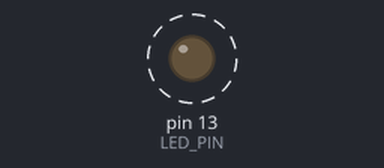
Bench run of a sketch on a simulated Arduino Uno, built with avr-gcc and run on an emulated ATmega328P. On the bench: output pins drawn as LEDs (lit = HIGH). Dashed ring = blinking. What the sketch prints to the serial monitor is not drawn.

Above: at 1.0 s.
Timing chart, 0 to 5.8 s (numbered marks = the images above):
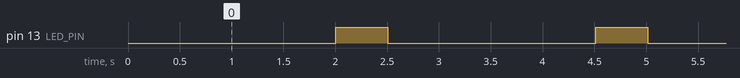

The sketch:

1_2_Diode.ino
```cpp
const int LED_PIN = 13;

unsigned long previousMillis = 0;
unsigned long startMillis = 0;
unsigned long currentMillis = 0;

bool ledState = LOW;
unsigned long ledInterval = 2000;   // off time
unsigned long onTime = 500;         // on time
unsigned long lastToggleTime = 0;

void setup() {
  pinMode(LED_PIN, OUTPUT);
  Serial.begin(9600);
  startMillis = millis();
  previousMillis = millis();
  lastToggleTime = millis();
}

void loop() {
  currentMillis = millis();

  if (ledState == HIGH && currentMillis - lastToggleTime >= onTime) {
    ledState = LOW;
    digitalWrite(LED_PIN, ledState);
    lastToggleTime = currentMillis;
  }

  if (ledState == LOW && currentMillis - lastToggleTime >= ledInterval) {
    ledState = HIGH;
    digitalWrite(LED_PIN, ledState);
    lastToggleTime = currentMillis;
  }

  Serial.print("Running for ");
  Serial.print((currentMillis - startMillis) / 1000);
  Serial.println(" seconds");

  delay(100);
}
```

Measured:
- by itself, pin 13 (LED_PIN): alternates HIGH for 0.50 s and LOW for 2.0 s
